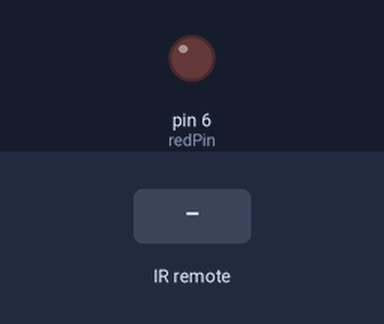
Bench run of a sketch on a simulated Arduino Uno, built with avr-gcc and run on an emulated ATmega328P. Parts: output pins drawn as LEDs (lit = HIGH). The inputs (shaded band) are chosen by the test bench.

Above: at 1.2 s.
1.3 s: infrared code 0x6A68351E received
At 2.4 s:
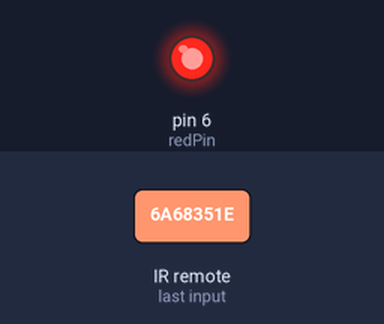
Timing chart, 0 to 4.3 s (numbered marks = the images above; inputs shaded):
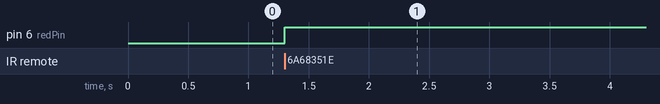

The sketch:

lab4_ex6.ino
```cpp
// Include IR Remote Library
#include <IRremote.h>
// Define sensor pin
const int RECV_PIN = 4;
// Define LED pin constants
const int redPin = 6;
// Define integer to remember toggle state
int togglestate = 0;
// Define IR Receiver and Results Objects
IRrecv irrecv(RECV_PIN);
decode_results results ;

void setup(){
  irrecv.enableIRIn(); // Enable the IR Receiver
  //pinMode(yellowPin, OUTPUT); // Set LED pins as Outputs
  pinMode(redPin, OUTPUT);
}

void loop(){
  if ( irrecv.decode(&results)){
    switch( results .value){
      case 0x6A68351E: //Update value one according to your readings
        // Toggle LED On or Off
        if ( togglestate ==0){
          digitalWrite (redPin, HIGH);
          togglestate =1;
        }
        else {
          digitalWrite (redPin, LOW);
          togglestate =0;
        }
        break;
    }
    irrecv .resume();
  }
}
```

Measured:
- after the input at 1.3 s, pin 6 (redPin): LOW → HIGH at once
